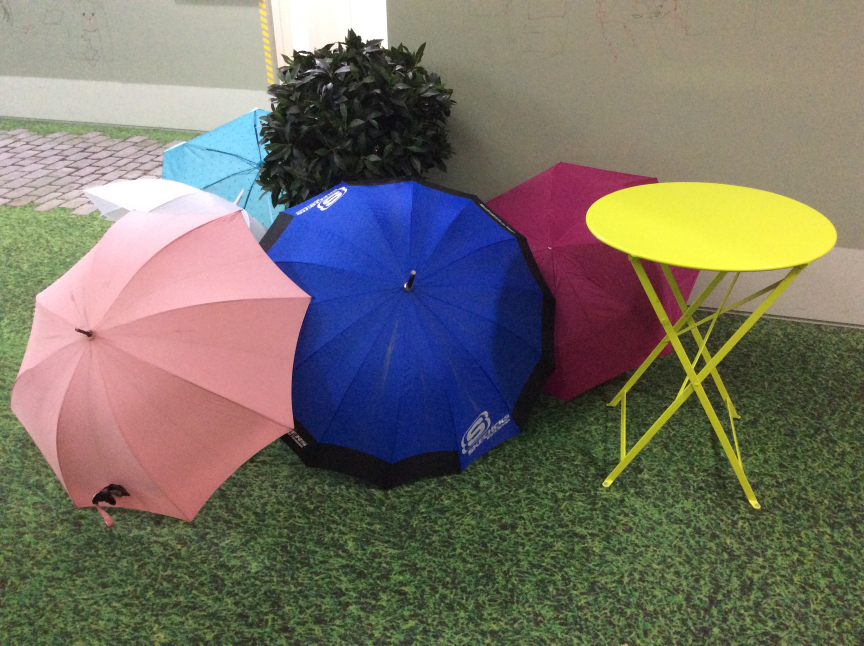
#> input picture Study/openCV_Study/3.JPG, 2592 x 1936 px, found by its file name (shown at 1/3 size)
$ python project.py
#> lines starting #> are read from the running program, lines starting #| are printed output that depends on the picture
#> further down, oriImg is the input picture: shape (1936, 2592, 3); mean B, G, R 101.8, 112.8, 117.6
### Study/openCV_Study/my_func.py
import numpy as np
import cv2

def autoSizing(img):
    resHeight = 360.0
    height, width, dataNum = img.shape
#> height = 1936; width = 2592; dataNum = 3
    ratio = resHeight / height
#> ratio = 0.186
    smallImg = cv2.resize(img, (0,0), fx = ratio, fy = ratio)
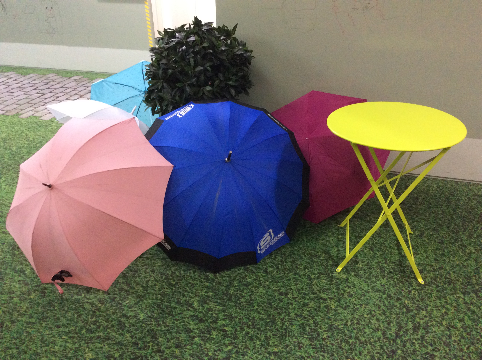
#> smallImg: shape (360, 482, 3); mean B, G, R 101.7, 112.7, 117.5
    return smallImg;

def drawHistogram(array):
    length = len(array)
    histoHeight = 500
    histoWidth = 1000
    dataWidth = histoWidth/length
    histo = np.zeros((histoHeight, histoWidth, 3), np.uint8)
    histo[:] = (255, 255, 255)

    maxDataHeight = max(array, key = lambda data:data["size"] )
    for data in array:
        dataHeight = data["size"] * histoHeight / maxDataHeight["size"]
        cv2.rectangle(
            histo,
            (data["hue"]*dataWidth, histoHeight - dataHeight),
            ((data["hue"]+1)*dataWidth - 1, histoHeight),
            (0, 0, 255), 1)

    return histo


### Study/openCV_Study/project.py
import numpy as np
import cv2
import my_func as mf

THRESHOLD_SATURATION_RATE = 0.2
THRESHOLD_BRIGHTNESS_RATE = 0.2


oriImg = cv2.imread('3.jpg')
oriImg = mf.autoSizing(oriImg)

hsvImg = cv2.cvtColor(oriImg, cv2.COLOR_BGR2HSV)
#> hsvImg: shape (360, 482, 3); mean H, S, V 61.8, 93.4, 135.6
height, width, dataNum = hsvImg.shape
#> height = 360; width = 482; dataNum = 3

#init hueArray
hueArray = []
for hue in range(0, 180):
    hueArray.append({"hue" : hue, "size" : 0})

#draw hue histogram
for h in range(0, height):
    for w in range(0, width):
        if hsvImg[h][w][1] < 256 * THRESHOLD_SATURATION_RATE or \
        hsvImg[h][w][2] < 256 * THRESHOLD_BRIGHTNESS_RATE: continue

        hue = hsvImg[h][w][0]
        hueArray[hue]["size"] += 1
#> after the loop, hueArray = 180 items

hist = mf.drawHistogram(hueArray)
#> in drawHistogram, `length = len(array)`: length = 180
#> in drawHistogram, `dataWidth = histoWidth/length`: dataWidth = 5.56
#> in drawHistogram, `maxDataHeight = max(array, key = lambda data:data["size"] )`: maxDataHeight = {'hue': 114, 'size': 8747}
#> the loop in drawHistogram, `for data in array:` made 180 passes
#> (data, dataHeight) on passes 1 to 3: ({'hue': 0, 'size': 3427}, 195.9), ({'hue': 1, 'size': 2363}, 135.1), ({'hue': 2, 'size': 2107}, 120.4)
#> after the loop in drawHistogram, `for data in array:`:
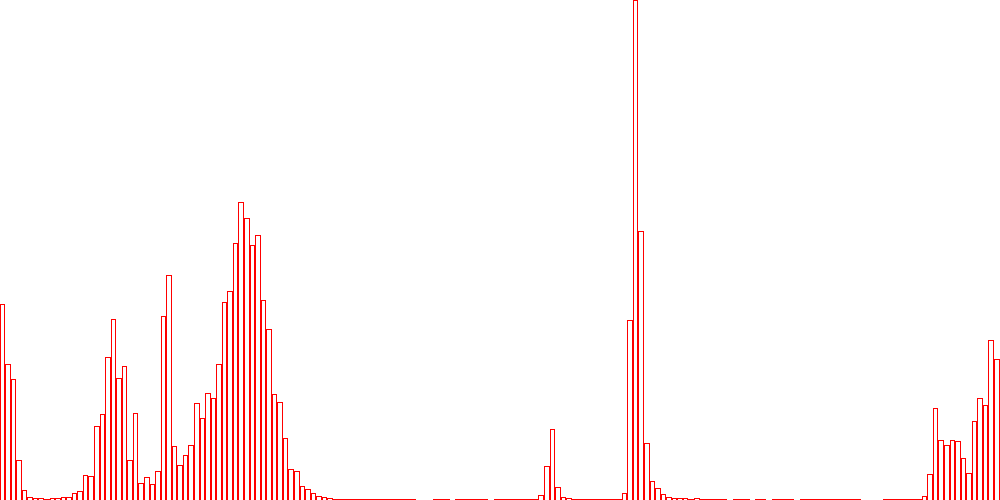
#> histo: shape (500, 1000, 3); mean of channels 0, 1, 2 247.1, 247.1, 255; drawn as B, G, R
cv2.imshow("hist", hist)


cv2.imshow('img', oriImg)
cv2.waitKey(0)
cv2.destroyAllWindows()


### Tutorial kmean
##oriImg = cv2.imread('13.jpg')
##oriImg = mf.autoSizing(oriImg)
##Z = oriImg.reshape((-1,3))
##
### convert to np.float32
##Z = np.float32(Z)
##
### define criteria, number of clusters(K) and apply kmeans()
##criteria = (cv2.TERM_CRITERIA_EPS + cv2.TERM_CRITERIA_MAX_ITER, 10, 1.0)
##K = 4
##ret,label,center=cv2.kmeans(Z,K,criteria,10,cv2.KMEANS_RANDOM_CENTERS)
##
### Now convert back into uint8, and make original image
# [39 lines of commented-out code are left out]

$ run again, with Study/openCV_Study/13.JPG copied over Study/openCV_Study/3.JPG
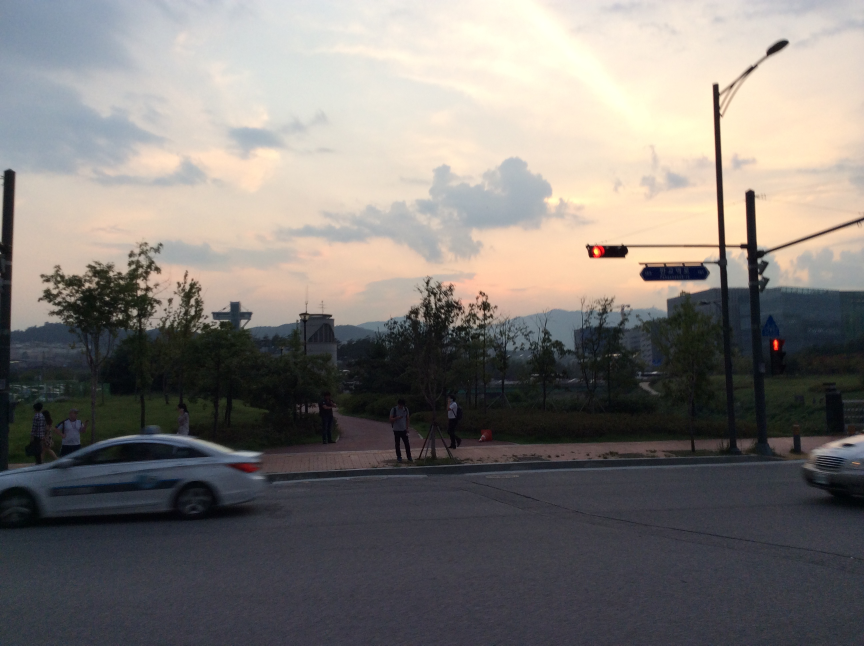
#> input picture Study/openCV_Study/13.JPG, 2592 x 1936 px, found by its file name (shown at 1/3 size)
#> oriImg is the input picture: shape (1936, 2592, 3); mean B, G, R 119, 122.4, 126.8
#> in autoSizing, `smallImg = cv2.resize(img, (0,0), fx = ratio, fy = ratio)`:
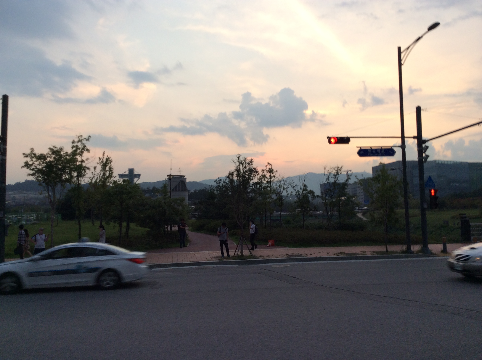
#> smallImg: shape (360, 482, 3); mean B, G, R 118.9, 122.3, 126.7
#> hsvImg: shape (360, 482, 3); mean H, S, V 67.7, 44.4, 132.6
#> after the loop `for h in range(0, height):`: hueArray = 180 items
#> length = 180
#> dataWidth = 5.56
#> maxDataHeight = {'hue': 13, 'size': 2743}
#> the loop in drawHistogram, `for data in array:` made 180 passes
#> (data, dataHeight) on passes 1 to 3: ({'hue': 0, 'size': 79}, 14.4), ({'hue': 1, 'size': 28}, 5.1), ({'hue': 2, 'size': 44}, 8.02)
#> after the loop in drawHistogram, `for data in array:`:
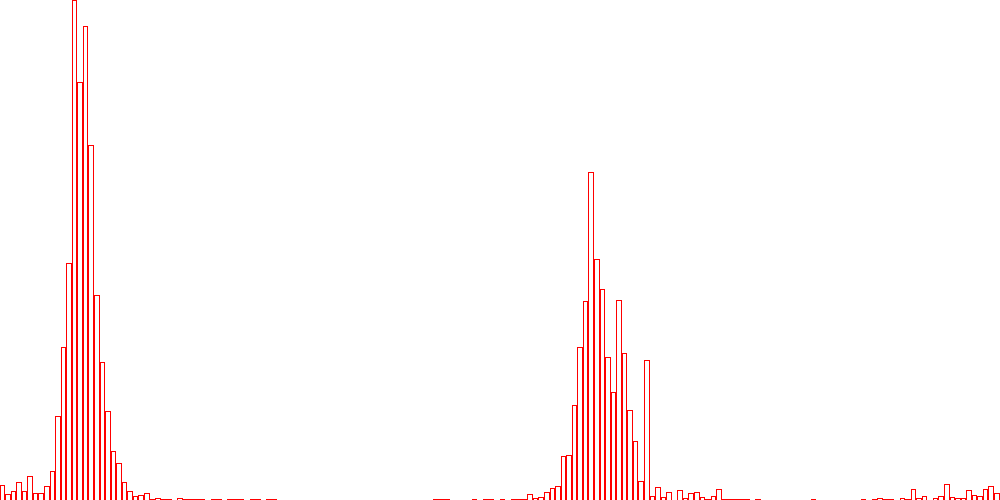
#> histo: shape (500, 1000, 3); mean of channels 0, 1, 2 249.3, 249.3, 255; drawn as B, G, R

$ run again, with Study/openCV_Study/1.jpg copied over Study/openCV_Study/3.JPG
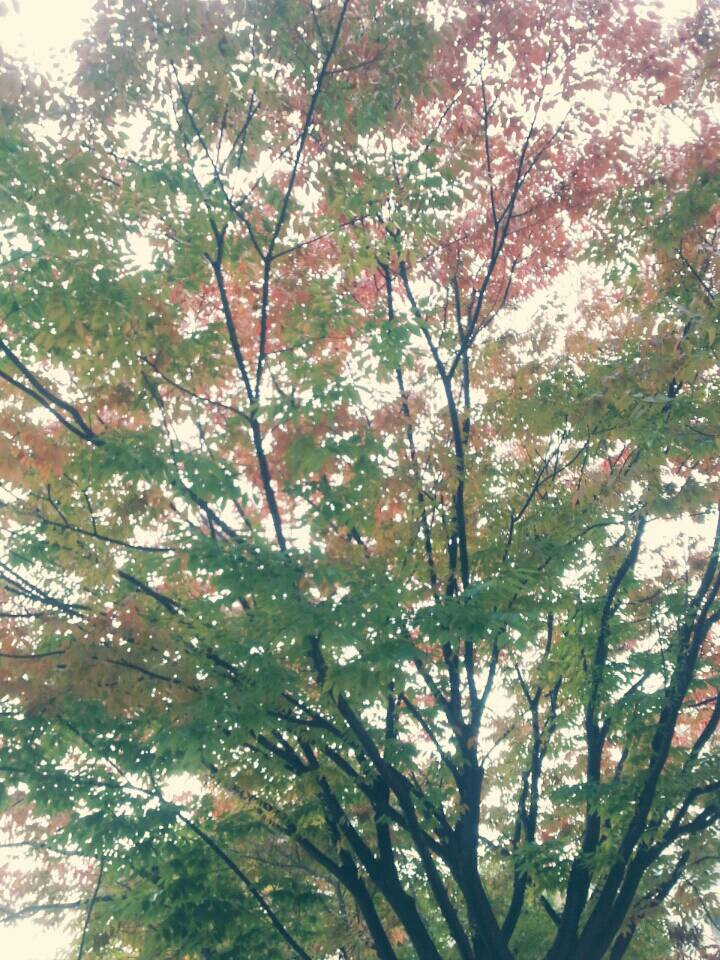
#> input picture Study/openCV_Study/1.jpg, 720 x 960 px, found by its file name
#> oriImg is the input picture: shape (960, 720, 3); mean B, G, R 126.6, 144.4, 138.2
#> in autoSizing, `smallImg = cv2.resize(img, (0,0), fx = ratio, fy = ratio)`:
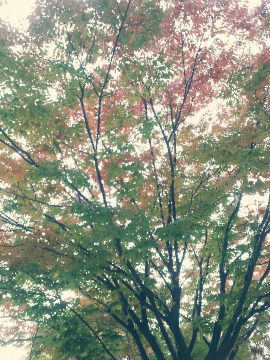
#> smallImg: shape (360, 270, 3); mean B, G, R 126.5, 144.3, 138
#> hsvImg: shape (360, 270, 3); mean H, S, V 47.3, 58.5, 151.3
#> after the loop `for h in range(0, height):`: hueArray = 180 items
#> length = 180
#> dataWidth = 5.56
#> maxDataHeight = {'hue': 98, 'size': 971}
#> the loop in drawHistogram, `for data in array:` made 180 passes
#> (data, dataHeight) on passes 1 to 3: ({'hue': 0, 'size': 205}, 105.6), ({'hue': 1, 'size': 383}, 197.2), ({'hue': 2, 'size': 404}, 208)
#> after the loop in drawHistogram, `for data in array:`:
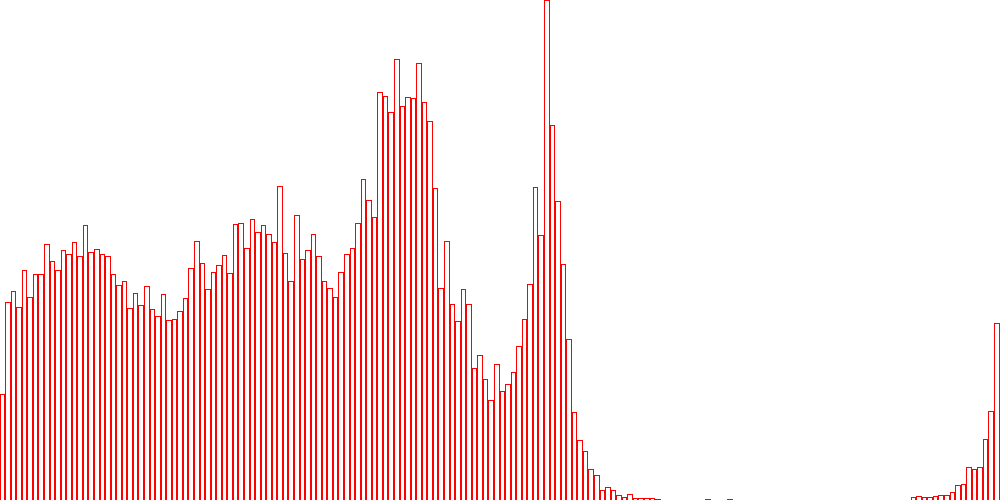
#> histo: shape (500, 1000, 3); mean of channels 0, 1, 2 228.1, 228.1, 255; drawn as B, G, R

$ run again, with Study/openCV_Study/11.JPG copied over Study/openCV_Study/3.JPG
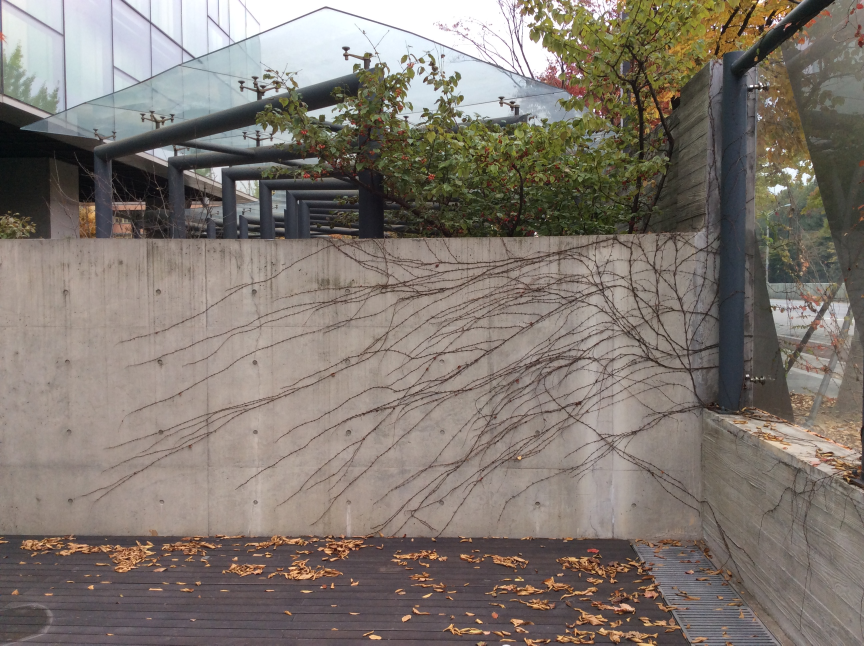
#> input picture Study/openCV_Study/11.JPG, 2592 x 1936 px, found by its file name (shown at 1/3 size)
#> oriImg is the input picture: shape (1936, 2592, 3); mean B, G, R 112.7, 120.2, 128.5
#> in autoSizing, `smallImg = cv2.resize(img, (0,0), fx = ratio, fy = ratio)`:
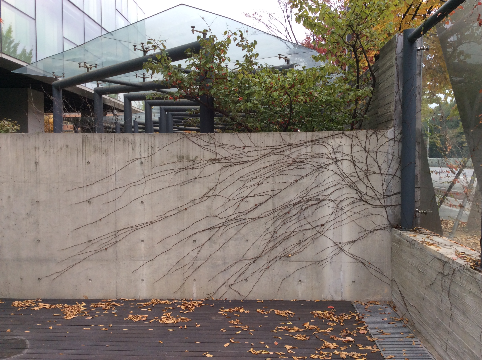
#> smallImg: shape (360, 482, 3); mean B, G, R 112.6, 120.1, 128.5
#> hsvImg: shape (360, 482, 3); mean H, S, V 46.1, 44.8, 130.7
#> after the loop `for h in range(0, height):`: hueArray = 180 items
#> length = 180
#> dataWidth = 5.56
#> maxDataHeight = {'hue': 11, 'size': 1751}
#> the loop in drawHistogram, `for data in array:` made 180 passes
#> (data, dataHeight) on passes 1 to 3: ({'hue': 0, 'size': 133}, 37.98), ({'hue': 1, 'size': 107}, 30.55), ({'hue': 2, 'size': 161}, 45.97)
#> after the loop in drawHistogram, `for data in array:`:
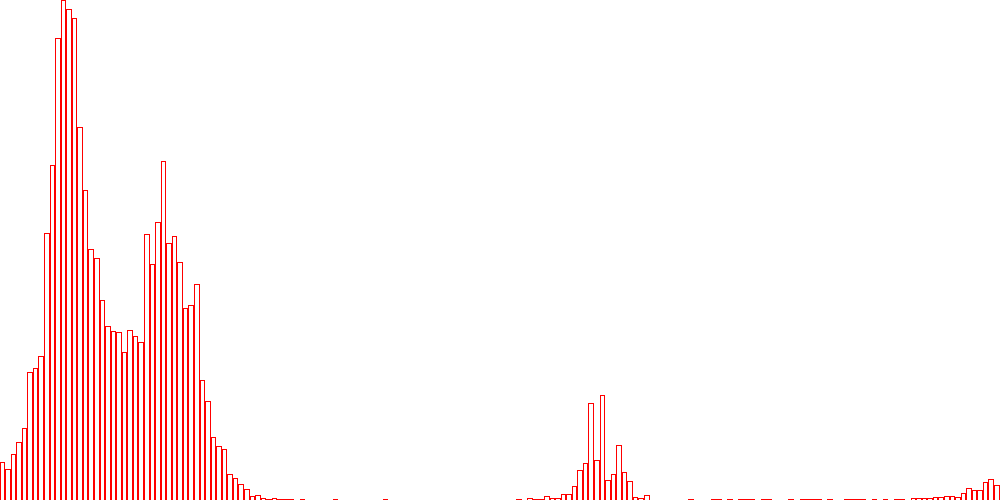
#> histo: shape (500, 1000, 3); mean of channels 0, 1, 2 245.3, 245.3, 255; drawn as B, G, R
